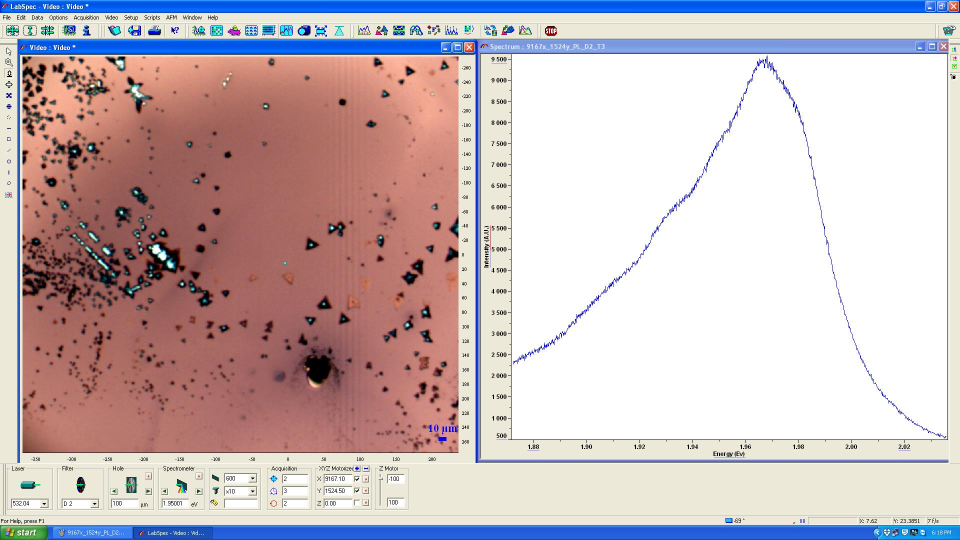
#> input picture newfolder/big_stuff.JPG, 1920 x 1080 px (shown at 1/2 size); its folder holds only this picture in this run
$ python editing_image.py
#> lines starting #> are read from the running program, lines starting #| are printed output that depends on the picture
from PIL import Image
import os
import glob

def image_edit(img3, i):
#> called with img3 = 'big_stuff.JPG', i = 0
    img = Image.open(img3)
#> img is the input picture: PIL image 1920x1080 RGB; mean R, G, B 200, 185.1, 188.3
    width, height = img.size
#> width = 1920; height = 1080
    img = img.crop(
        (
            width - 1867,
            height - 971,
            width - 975,
            height - 150
            )
        )
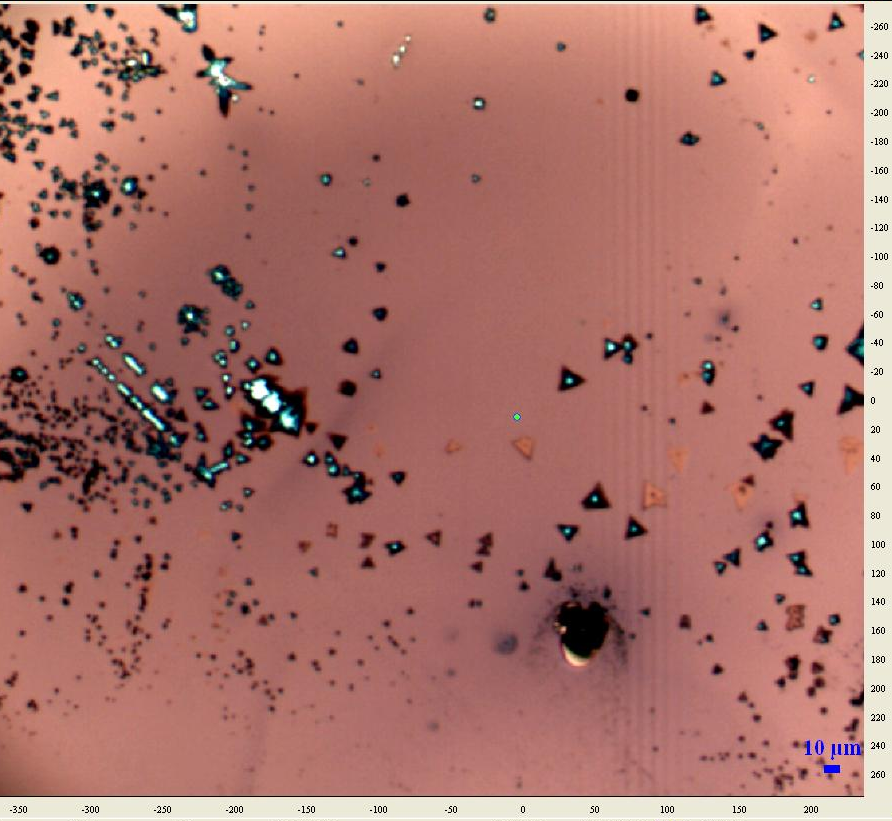
#> img: PIL image 892x821 RGB; mean R, G, B 172.6, 116.2, 107.7
    img.save("img" + str(i) + ".jpg")

def append_image_list(x):
    for file in glob.glob("*.JPG"):
        x.append(file)
    return
def append_image_list_new(x):
    for file in glob.glob(r'*img\d+'):
        x.append(file)
        return
os.chdir(r'C:\Users\D&A\Documents\python folder\newfolder')
all_jpg = list()
new_img_jpg = list()
append_image_list(all_jpg)
i = 0
while i != len(all_jpg):
    image_edit(all_jpg[i], i)
    i += 1
append_image_list_new(new_img_jpg)
'''
print("are these pictures edited?[yes/no]")
response = input()
if response == 'yes' or 'Yes' or 'YES' or 'yES' or 'yeS':
    for i in range(len(all_jpg)-1):
        image_edit(all_jpg[i], i)#where am I going to save it? it should be in a new folder
elif response != 'yes' or 'Yes' or 'YES' or 'yES' or 'yeS':
    print('you have a problem')
'''
print(new_img_jpg)
print(all_jpg)
